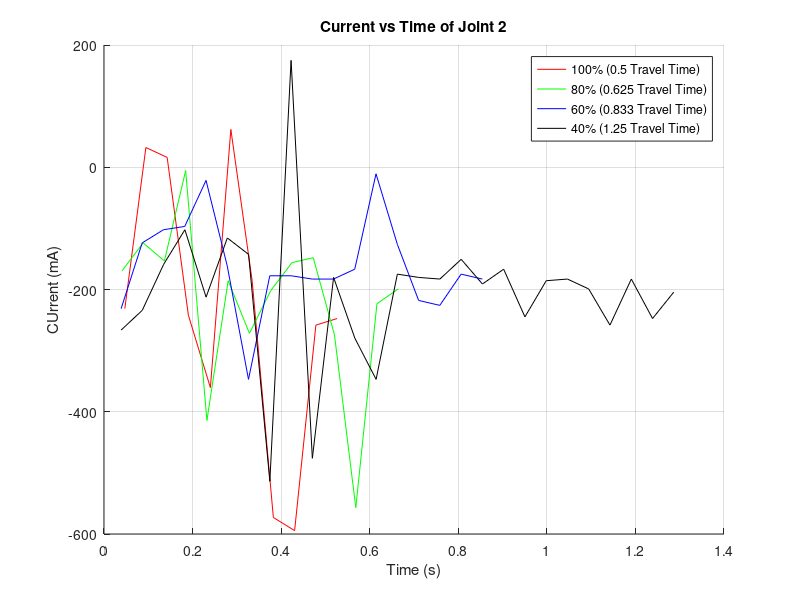

This figure's MATLAB source:
clc;
clear;
close all;

load Task1Data0.5sec.mat
j2_c = j_currents;
j2_t = t_values;
j2_i = iters-1;

figure;
hold on;
grid on;
plot(j2_t(1, 1:j2_i(1)), j2_c(1, 1:j2_i(1)), 'DisplayName', '100% (0.5 Travel Time)', 'Color', 'red');
plot(j2_t(2, 1:j2_i(2)), j2_c(2, 1:j2_i(2)), 'DisplayName', '80% (0.625 Travel Time)', 'Color', 'green');
plot(j2_t(3, 1:j2_i(3)), j2_c(3, 1:j2_i(3)), 'DisplayName', '60% (0.833 Travel Time)', 'Color', 'blue');
plot(j2_t(4, 1:j2_i(4)), j2_c(4, 1:j2_i(4)), 'DisplayName', '40% (1.25 Travel Time)', 'Color', 'black');

title("Current vs Time of Joint 2")
xlabel("Time (s)")
ylabel("CUrrent (mA)")
legend